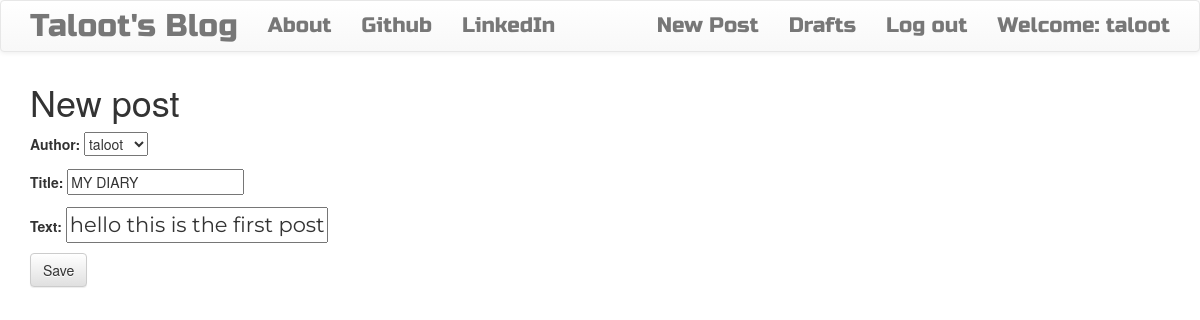
Screenshot of /post/1/edit/ (signed in) with the database file from the repository.
### blog/models.py (models this page shows, shortened)
class Post(models.Model):
    author = models.ForeignKey('auth.User', on_delete=models.DO_NOTHING)
    title = models.CharField(max_length=200)
    text = models.TextField()
    created_date = models.DateTimeField(default=timezone.now)
    published_date = models.DateTimeField(blank=True, null=True)

### blog/views.py (the view)
class PostUpdateView(LoginRequiredMixin, UpdateView):
    login_url = '/login/'
    redirect_field_name = 'blog/post_detail.html'
    form_class = PostForm
    model = Post

### blog/forms.py
class PostForm(forms.ModelForm):
    class Meta:
        model = Post
        fields = ('author', 'title', 'text')
        widgets = {
            'title': forms.TextInput(attrs={'class': 'textinputclass'}),
            'text': forms.TextInput(attrs={'class': 'editable medium-editor-textarea postcontent'})
        }

### blog/templates/blog/post_form.html (shortened to what this page needs)
{% extends 'blog/base.html' %}
{% block content %}
    <h1>New post</h1>
    <form method="POST" class="post-form">
    {{form.as_p}}
    <button type="submit" class="save btn btn-default">Save</button>
    </form>
{% endblock %}

### blog/templates/blog/base.html (shortened to what this page needs)
<!DOCTYPE html>
{% load static %}
<html>
    <head>
        <link rel="stylesheet" href="https://maxcdn.bootstrapcdn.com/bootstrap/3.3.7/css/bootstrap.min.css">
        <link rel="stylesheet" href="https://maxcdn.bootstrapcdn.com/bootstrap/3.3.7/css/bootstrap-theme.min.css">
        <link rel="stylesheet" href="//cdn.jsdelivr.net/medium-editor/latest/css/medium-editor.min.css" type="text/css" media="screen" charset="utf-8">
        <link rel="stylesheet" href="{% static 'css/blog.css' %}">
<body class='loader'>
  <nav class="navbar navbar-default techfont custom-navbar">
    <div class="container">
      <ul class="nav navbar-nav">
        <li><a class='navbar-brand bigbrand' href="{% url 'post_list' %}">Taloot's Blog</a></li>
        <li><a href="{% url 'about' %}">About</a></li>
        <li><a href="https://www.github.com">Github</a></li>
        <li><a href="https://www.linkedin.com">LinkedIn</a></li>
      </ul>
      <ul class="nav navbar-nav navbar-right">
        {% if user.is_authenticated %}
        <li>
          <a href="{% url 'post_new' %}" >New Post</a>
        </li>
        <li>
          <a href="{% url 'post_draft_list' %}">Drafts</a>
        </li>
        <li>
          <a href="{% url 'logout' %}" >Log out</a>
        </li>
        <li>
          <a >Welcome: {{ user.username }}</a>
        </li>
          {% else %}
          <li><a class='nav navbar-right' href="{% url 'login' %}" ><span class="glyphicon glyphicon-user"></span></a></li>
        {% endif %}
      </ul>
  </div>
</nav>
        <div class="content container">
            <div class="row">
                <div class="col-md-8">
                  <div class="blog_posts">
                    {% block content %}
                    {% endblock %}
                  </div>
                </div>
            </div>
        </div>
</body>
</html>

### blog/static/css/blog.css (style rules this page uses)
.techfont { font-family: 'Russo One', sans-serif; font-size: 1.5em; margin-bottom: 10px; }
.postcontent { font-family: 'Montserrat'; font-size: 1.5em; }
.bigbrand { font-size: 1.5em; }
.loader { filter:hue-rotate(0deg); color: linear-gradient(45deg,#0f8,#08f); animation:hue 5000ms infinite linear; }

### rows the page displays
Post: author "taloot", title "MY DIARY", text "hello this is the first post"

### other values shown
{{ user.username }} "taloot"
